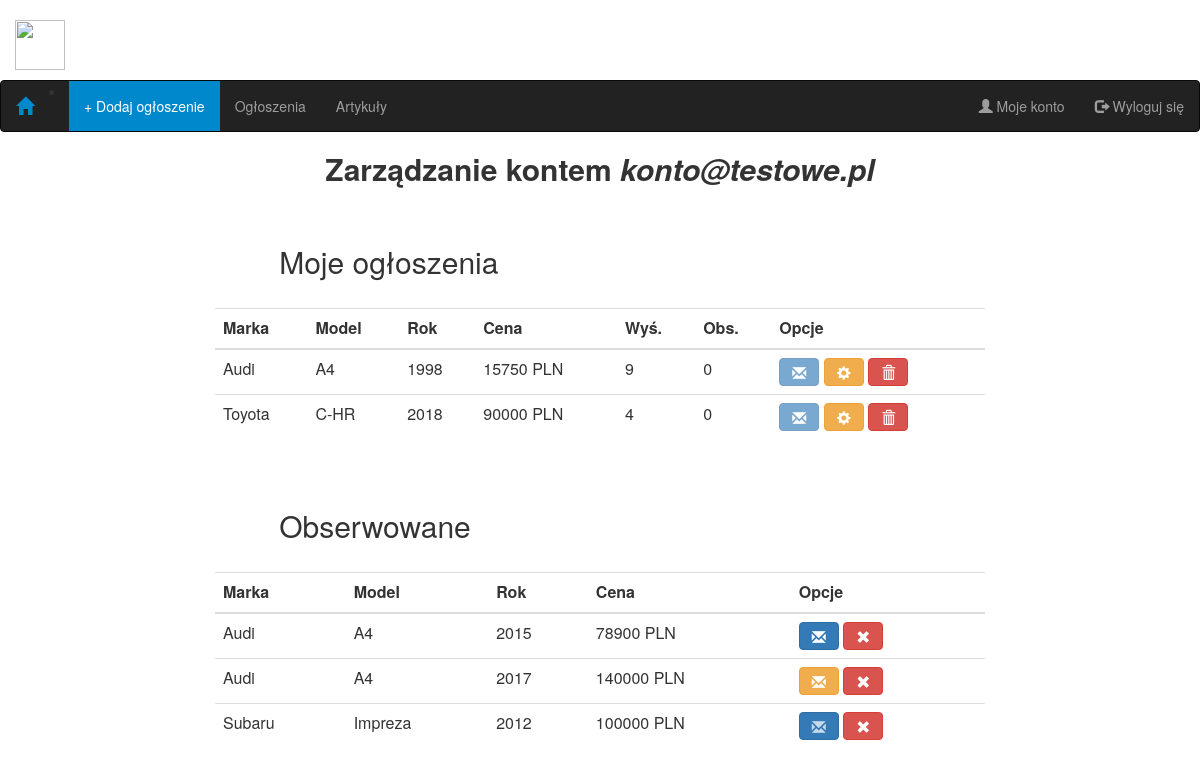
The app's page /konto.php (signed in) with its own data.
### tables this page shows
CREATE TABLE `user` (
  `id_user` int(5) NOT NULL AUTO_INCREMENT,
  `mail` varchar(30) NOT NULL,
  `password` varchar(150) NOT NULL,
  `salt` varchar(40) NOT NULL,
  `name` varchar(20) NOT NULL,
  `date` timestamp NOT NULL DEFAULT CURRENT_TIMESTAMP ON UPDATE CURRENT_TIMESTAMP,
  `city` varchar(30) NOT NULL,
  `post` varchar(10) NOT NULL,
  `phone` varchar(10) NOT NULL,
  `special` int(1) NOT NULL DEFAULT '0',
  PRIMARY KEY (`id_user`)
);

CREATE TABLE `car` (
  `id_car` int(5) NOT NULL AUTO_INCREMENT,
  `date_add` timestamp NOT NULL DEFAULT CURRENT_TIMESTAMP ON UPDATE CURRENT_TIMESTAMP,
  `id_user` int(5) DEFAULT NULL,
  `id_option` int(5) DEFAULT NULL,
  `id_m` int(5) NOT NULL,
  `id_mm` int(5) DEFAULT NULL,
  PRIMARY KEY (`id_car`),
  KEY `car-opt` (`id_option`),
  KEY `car-usr` (`id_user`),
  KEY `car-m` (`id_m`),
  KEY `car-mm` (`id_mm`),
  CONSTRAINT `car-m` FOREIGN KEY (`id_m`) REFERENCES `car_make` (`id_m`) ON DELETE CASCADE ON UPDATE CASCADE,
  CONSTRAINT `car-mm` FOREIGN KEY (`id_mm`) REFERENCES `car_model` (`id_mm`) ON DELETE CASCADE ON UPDATE CASCADE,
  CONSTRAINT `car-opt` FOREIGN KEY (`id_option`) REFERENCES `options` (`id_option`) ON DELETE CASCADE ON UPDATE CASCADE,
  CONSTRAINT `car-usr` FOREIGN KEY (`id_user`) REFERENCES `user` (`id_user`) ON DELETE CASCADE ON UPDATE CASCADE
);

CREATE TABLE `car_make` (
  `id_m` int(5) NOT NULL AUTO_INCREMENT,
  `name` varchar(20) NOT NULL,
  PRIMARY KEY (`id_m`),
  FULLTEXT KEY `name` (`name`)
);

CREATE TABLE `car_model` (
  `id_mm` int(5) NOT NULL AUTO_INCREMENT,
  `name` varchar(30) NOT NULL,
  `id_m` int(5) NOT NULL,
  PRIMARY KEY (`id_mm`),
  KEY `mm-m` (`id_m`),
  CONSTRAINT `mm-m` FOREIGN KEY (`id_m`) REFERENCES `car_make` (`id_m`) ON DELETE CASCADE ON UPDATE CASCADE
);

CREATE TABLE `options` (
  `id_option` int(5) NOT NULL AUTO_INCREMENT,
  `prod_date` int(4) NOT NULL,
  `id_pal` int(5) NOT NULL,
  `mileage` int(10) NOT NULL,
  `netto` int(1) NOT NULL,
  `price` int(10) NOT NULL,
  `negotiable` varchar(1) NOT NULL,
  `country` varchar(20) NOT NULL,
  `damaged` varchar(1) NOT NULL,
  `oc` int(1) NOT NULL,
  `reg` varchar(1) NOT NULL,
  `vat` varchar(1) NOT NULL,
  `leasing` varchar(1) NOT NULL,
  `engine` int(5) NOT NULL,
  `bHP` int(5) NOT NULL,
  `id_gearbox` int(5) NOT NULL,
  `id_drive` int(5) NOT NULL,
  `color` varchar(20) NOT NULL,
  `id_type` int(5) NOT NULL,
  `status` varchar(1) NOT NULL,
  `opis` varchar(4096) NOT NULL DEFAULT 'Brak opisu',
  `firstowner` int(1) NOT NULL,
  `aso` int(1) NOT NULL,
  `noacc` int(1) NOT NULL,
  `foto` varchar(40) NOT NULL,
  `postcode` varchar(10) NOT NULL,
  `city` varchar(30) NOT NULL,
  `phone` varchar(10) NOT NULL,
  `watched` int(10) NOT NULL DEFAULT '0',
  `views` int(20) NOT NULL DEFAULT '0',
  PRIMARY KEY (`id_option`),
  KEY `opt-fue` (`id_pal`),
  KEY `opt-gea` (`id_gearbox`),
  KEY `opt-dri` (`id_drive`),
  KEY `opt-typ` (`id_type`),
  CONSTRAINT `opt-dri` FOREIGN KEY (`id_drive`) REFERENCES `drive` (`id_drive`) ON DELETE CASCADE ON UPDATE CASCADE,
  CONSTRAINT `opt-fue` FOREIGN KEY (`id_pal`) REFERENCES `fuel` (`id_pal`) ON DELETE CASCADE ON UPDATE CASCADE,
  CONSTRAINT `opt-gea` FOREIGN KEY (`id_gearbox`) REFERENCES `gearbox` (`id_gearbox`) ON DELETE CASCADE ON UPDATE CASCADE,
  CONSTRAINT `opt-typ` FOREIGN KEY (`id_type`) REFERENCES `type` (`id_type`) ON DELETE CASCADE ON UPDATE CASCADE
);

CREATE TABLE `rozmowa` (
  `id_kon` int(5) NOT NULL AUTO_INCREMENT,
  `id_car` int(5) NOT NULL,
  `id_user` int(5) NOT NULL,
  `n_owner` int(1) NOT NULL DEFAULT '0',
  `n_buyer` int(1) NOT NULL DEFAULT '0',
  PRIMARY KEY (`id_kon`),
  KEY `roz-car` (`id_car`),
  KEY `roz-usr` (`id_user`),
  CONSTRAINT `roz-car` FOREIGN KEY (`id_car`) REFERENCES `car` (`id_car`) ON DELETE CASCADE ON UPDATE CASCADE,
  CONSTRAINT `roz-usr` FOREIGN KEY (`id_user`) REFERENCES `user` (`id_user`) ON DELETE CASCADE ON UPDATE CASCADE
);

CREATE TABLE `watchlist` (
  `id_user` int(5) NOT NULL,
  `id_car` int(5) NOT NULL,
  `date` timestamp NOT NULL DEFAULT CURRENT_TIMESTAMP ON UPDATE CURRENT_TIMESTAMP,
  KEY `f1` (`id_user`),
  KEY `f2` (`id_car`),
  CONSTRAINT `f1` FOREIGN KEY (`id_user`) REFERENCES `user` (`id_user`) ON DELETE CASCADE ON UPDATE CASCADE,
  CONSTRAINT `f2` FOREIGN KEY (`id_car`) REFERENCES `car` (`id_car`) ON DELETE CASCADE ON UPDATE CASCADE
);

### verify.php (called while the page is built, shortened)
<?php
    include('DBconn.php');
    $user_check = $_SESSION['user_mail'];
    $ses_sql = mysqli_query($link,"select mail, special, id_user from USER where mail = '$user_check' ");
    $row = mysqli_fetch_array($ses_sql,MYSQLI_ASSOC);
    $login_session = $row['mail'];
?>

### konto.php (the view, shortened to what this page needs)
<?php
    include("navbar.php");
    include("verify.php");
?>
<!DOCTYPE html>
<head lang="en">
    <link rel="stylesheet" href="https://maxcdn.bootstrapcdn.com/bootstrap/3.3.7/css/bootstrap.min.css">
</head>
<body>
    <div style="text-align: center">
        <h2> <b> Zarządzanie kontem <i><?php echo $login_session; ?></i> </b></h2>
    </div>
    <div class="col-sm-8 col-sm-offset-2" style=" margin-top:30px;">
        <h2 class="col-sm-offset-1"> Moje ogłoszenia </h2> <br>
        <?php
            $q = mysqli_query($link, "SELECT c.id_car, o.id_option, o.foto, m.name as marka, mm.name as model, o.price, o.prod_date, o.watched, o.views FROM options o, car_make m, car_model mm, car c, user u WHERE c.id_option = o.id_option and u.id_user = c.id_user and m.id_m = c.id_m and mm.id_mm = c.id_mm and u.mail = '$login_session' order by c.date_add desc");
            if($q->num_rows === 0)
            {
                echo 'Brak wystawionych ogłoszeń';
            }
            else
            {
                ?>
                <table class="table table-hover">
                    <tbody>
                        <thead>
                        <tr>
                            <th>Marka</th>
                            <th>Model</th>
                            <th>Rok</th>
                            <th>Cena</th>
                            <th>Wyś.</th>
                            <th>Obs.</th>
                            <th>Opcje</th>
                        </tr>
                        </thead>
                    <?php
                $m = 0;
            while($row = mysqli_fetch_array($q, MYSQLI_ASSOC))
            {
                $idc = $row['id_car'];
                $kon = mysqli_query($link, "SELECT count(r.id_kon), r.n_buyer FROM rozmowa r, car c WHERE c.id_car = r.id_car and r.id_car = '$idc'");
                $rkon = mysqli_fetch_row($kon);
                ?>
                    <tr id="clicktr" data-toggle="tool" data-placement="left" title="<img src='res/<?php echo $row['foto']; ?>' width='160' height='90'/>" >
                        <td onclick="window.location='auto.php?id=<?php echo $idc; ?>';"> <?php echo $row['marka']; ?> </td>
                        <td onclick="window.location='auto.php?id=<?php echo $idc; ?>';"> <?php echo $row['model']; ?> </td>
                        <td onclick="window.location='auto.php?id=<?php echo $idc; ?>';"> <?php echo $row['prod_date']; ?> </td>
                        <td style="white-space: nowrap;" onclick="window.location='auto.php?id=<?php echo $idc; ?>';"> <?php echo $row['price']; echo " PLN"; ?> </td>
                        <td onclick="window.location='auto.php?id=<?php echo $idc; ?>';"> <?php echo $row['views']; ?> </td>
                        <td onclick="window.location='auto.php?id=<?php echo $idc; ?>';"> <?php echo $row['watched']; ?> </td>
                        <td>
                            <?php
                            if($rkon[0] != 0)
                            {
                                ?>
                                <button type="button" class="btn btn-primary" data-toggle='modal' data-target="#show_kon<?php echo $m; ?>"> <span class='glyphicon glyphicon-envelope <?php if($rkon[1] == 1) echo "flashy"; ?>'></span>  </button>
                                <div id="show_kon<?php echo $m; ?>" class="modal fade" role="dialog">
                                    <div class="modal-dialog">
                                        <div class="modal-content">
                                            <div class="modal-body">
                                            <?php
                                            $u = mysqli_query($link, "SELECT id_user FROM user WHERE mail = '$login_session'");
                                            $ru = mysqli_fetch_row($u);
                                            $idusr = $ru[0];
                                            $w = mysqli_query($link, "SELECT r.id_kon, u.name, r.n_buyer FROM user u, rozmowa r WHERE r.id_user = u.id_user and r.id_car = '$idc'");
                                            ?>
                                            <table class="table table-hover">
                                                <tbody>
                                                <thead>
                                                    <tr>
                                                        <th>Od</th>
                                                        <th>Ostatnia wiadomość</th>
                                                        <th>Ilość wiadomości</th>
                                                        <th></th>
                                                    </tr>
                                                </thead>
                                                <?php
                                                while($rw = mysqli_fetch_array($w, MYSQLI_ASSOC))
                                                {
                                                    $kon = $rw['id_kon'];
                                                    $wt = mysqli_query($link, "SELECT count(w.id_wia) as ile, max(w.data) as dd FROM wiadomosc w, rozmowa r WHERE r.id_kon = w.id_kon and r.id_kon = '$kon'");
                                                    $rwt = mysqli_fetch_row($wt);
                                                    $name = $rw['name'];
                                                    $ile = $rwt['0'];
                                                    $dd = $rwt['1'];
                                                    $new = $rw['n_buyer'];
                                                    ?>
                                                    <tr onclick="window.location='rozmowa.php?id=<?php echo $kon; ?>';">
                                                        <td> <?php echo $name; ?> </td>
                                                        <td> <?php echo $dd; ?> </td>
                                                        <td> <?php echo $ile; ?> </td>
                                                        <td style="color: red"> <span class="flashy"> <?php if($new == 1) echo "NOWE!!!"; ?> </span>  </td>
                                                    </tr>
                                                    <?php
                                                }
                                                ?>
                                                </tbody>
                                            </table>
                                            </div>
                                            <div class="modal-footer">
                                                <button type="button" class="btn btn-default" data-dismiss="modal">Zamknij</button>
                                            </div>
                                        </div>
                                    </div>
                                </div>
                                <?php
                            }
                            else
                            {
                                ?>
                                <button type="button" class="btn btn-primary" disabled > <span class="glyphicon glyphicon-envelope"></span> </button>
                                <?php
                            }
                            ?>
                            <a href = "edytuj.php?id=<?php echo $row['id_option']; ?>" role="button" class="btn btn-warning" data-toggle='tooltip' title='Edytuj'> <span class='glyphicon glyphicon-cog'></span> </a>
                            <a href = "usun.php?id=<?php echo $row['id_option']; ?>" role="button" class="btn btn-danger" data-toggle='tooltip' title='Usuń'> <span class='glyphicon glyphicon-trash'></span> </a>
                        </td>
                    <?php
            $m++;
            }
            ?>
        </tbody>
        </table>
                <?php
            }
        ?>
    </div>
    <div class="col-sm-8 col-sm-offset-2" style=" margin-top:30px;">
        <h2 class="col-sm-offset-1"> Obserwowane </h2> <br>
        <?php
            $wlist = mysqli_query($link, "SELECT c.id_car, o.id_option, o.foto, m.name as marka, mm.name as model, o.price, o.prod_date, w.id_user, w.id_car, w.date FROM options o, car_make m, car_model mm, car c, user u, watchlist w WHERE c.id_option = o.id_option and m.id_m = c.id_m and mm.id_mm = c.id_mm and u.id_user = w.id_user and c.id_car = w.id_car and u.mail = '$login_session' order by w.date desc");
            if($wlist->num_rows === 0)
            {
                echo 'Brak obserwowanych ogłoszeń';
            }
            else
            {
                ?>
                <table class="table table-hover">
                    <tbody>
                        <thead>
                        <tr>
                            <th>Marka</th>
                            <th>Model</th>
                            <th>Rok</th>
                            <th>Cena</th>
                            <th>Opcje</th>
                        </tr>
                        </thead>
                    <?php
                $modal = 0;
            while($wrow = mysqli_fetch_array($wlist, MYSQLI_ASSOC))
            {
                $idcar = $wrow['id_car'];
                $m = mysqli_query($link, "SELECT r.id_kon, r.n_owner FROM rozmowa r, car c, user u WHERE r.id_car = c.id_car and r.id_user = u.id_user and r.id_car = '$idcar' and u.mail = '$login_session'");
                $rm = mysqli_fetch_row($m);
                $idkon = $rm['0'];
                ?>
                    <tr data-toggle="tool" data-placement="left" title="<img src='res/<?php echo $wrow['foto']; ?>' width='160' height='90'/>">
                        <td onclick="window.location='auto.php?id=<?php echo $wrow['id_car']; ?>';"> <?php echo $wrow['marka']; ?> </td>
                        <td onclick="window.location='auto.php?id=<?php echo $wrow['id_car']; ?>';"> <?php echo $wrow['model']; ?> </td>
                        <td onclick="window.location='auto.php?id=<?php echo $wrow['id_car']; ?>';"> <?php echo $wrow['prod_date']; ?> </td>
                        <td onclick="window.location='auto.php?id=<?php echo $wrow['id_car']; ?>';"> <?php echo $wrow['price']; echo " PLN"; ?> </td>
                        <td>
                            <?php
                            if($rm[0] != NULL)
                            {
                            ?>
                                <a href = "rozmowa.php?id=<?php echo $idkon; ?>" role="button" class="btn btn-primary" data-toggle='tooltip' title='Wiadomości'> <span class='glyphicon glyphicon-envelope <?php if($rm[1] == 1) echo "flashy"; ?>'></span> </a>
                            <?php
                            }
                            else
                            {
                            ?>
                                <button type="button" class="btn btn-warning" data-toggle='modal' data-target="#new_txt<?php echo $modal; ?>"> <span class='glyphicon glyphicon-envelope'></span> </button>
                            <?php
                            }
                            ?>
                            <a href = "rwatch.php?id=<?php echo $wrow['id_car']; ?>" role="button" class="btn btn-danger" data-toggle='tooltip' title='Przestań obserwować'> <span class='glyphicon glyphicon-remove'></span> </a>
                        </td>
                    </tr>
                    <?php
                $modal++;
            }
            ?>
        </tbody>
        </table>
                <?php
            }
        ?>
    </div>
</body>

### records on screen
user: mail "konto@testowe.pl"
car: id_m.name "Audi", id_mm.name "A4", id_option.prod_date "1998", id_option.price "15750", id_option.views "9", id_option.watched "0"
car: id_m.name "Toyota", id_mm.name "C-HR", id_option.prod_date "2018", id_option.price "90000", id_option.views "4", id_option.watched "0"
options: car_make.name "Audi", car_model.name "A4", prod_date "2015", price "78900"
options: car_make.name "Audi", car_model.name "A4", prod_date "2017", price "140000"
options: car_make.name "Subaru", car_model.name "Impreza", prod_date "2012", price "100000"
